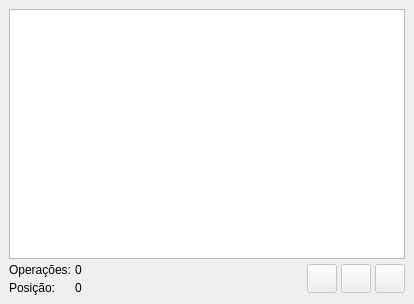
<?xml version="1.0" encoding="UTF-8"?>
<ui version="4.0">
 <class>ListaOperacoesWidget</class>
 <widget class="QDockWidget" name="ListaOperacoesWidget">
  <property name="enabled">
   <bool>true</bool>
  </property>
  <property name="geometry">
   <rect>
    <x>0</x>
    <y>0</y>
    <width>414</width>
    <height>304</height>
   </rect>
  </property>
  <property name="windowIcon">
   <iconset resource="../res/resources.qrc">
    <normaloff>:/icones/icones/pgsqlModeler48x48.png</normaloff>:/icones/icones/pgsqlModeler48x48.png</iconset>
  </property>
  <property name="allowedAreas">
   <set>Qt::AllDockWidgetAreas</set>
  </property>
  <property name="windowTitle">
   <string>Operações Executadas</string>
  </property>
  <widget class="QWidget" name="dockWidgetContents">
   <property name="enabled">
    <bool>true</bool>
   </property>
   <layout class="QGridLayout" name="gridLayout_2">
    <property name="spacing">
     <number>4</number>
    </property>
    <item row="0" column="0" colspan="3">
     <widget class="QTreeWidget" name="operacoes_tw">
      <property name="enabled">
       <bool>true</bool>
      </property>
      <property name="palette">
       <palette>
        <active>
         <colorrole role="Link">
          <brush brushstyle="SolidPattern">
           <color alpha="255">
            <red>0</red>
            <green>170</green>
            <blue>255</blue>
           </color>
          </brush>
         </colorrole>
        </active>
        <inactive>
         <colorrole role="Link">
          <brush brushstyle="SolidPattern">
           <color alpha="255">
            <red>0</red>
            <green>170</green>
            <blue>255</blue>
           </color>
          </brush>
         </colorrole>
        </inactive>
        <disabled>
         <colorrole role="Link">
          <brush brushstyle="SolidPattern">
           <color alpha="255">
            <red>0</red>
            <green>170</green>
            <blue>255</blue>
           </color>
          </brush>
         </colorrole>
        </disabled>
       </palette>
      </property>
      <property name="font">
       <font>
        <pointsize>8</pointsize>
       </font>
      </property>
      <property name="frameShadow">
       <enum>QFrame::Sunken</enum>
      </property>
      <property name="editTriggers">
       <set>QAbstractItemView::NoEditTriggers</set>
      </property>
      <property name="showDropIndicator" stdset="0">
       <bool>true</bool>
      </property>
      <property name="alternatingRowColors">
       <bool>true</bool>
      </property>
      <property name="selectionMode">
       <enum>QAbstractItemView::NoSelection</enum>
      </property>
      <property name="selectionBehavior">
       <enum>QAbstractItemView::SelectItems</enum>
      </property>
      <property name="iconSize">
       <size>
        <width>14</width>
        <height>14</height>
       </size>
      </property>
      <property name="indentation">
       <number>20</number>
      </property>
      <property name="rootIsDecorated">
       <bool>false</bool>
      </property>
      <property name="uniformRowHeights">
       <bool>true</bool>
      </property>
      <property name="itemsExpandable">
       <bool>false</bool>
      </property>
      <property name="allColumnsShowFocus">
       <bool>true</bool>
      </property>
      <property name="headerHidden">
       <bool>true</bool>
      </property>
      <property name="expandsOnDoubleClick">
       <bool>false</bool>
      </property>
      <column>
       <property name="text">
        <string>1</string>
       </property>
      </column>
     </widget>
    </item>
    <item row="1" column="0">
     <layout class="QGridLayout" name="gridLayout">
      <item row="0" column="0">
       <widget class="QLabel" name="operacoes_lb">
        <property name="enabled">
         <bool>true</bool>
        </property>
        <property name="text">
         <string>Operações:</string>
        </property>
       </widget>
      </item>
      <item row="0" column="1">
       <widget class="QLabel" name="num_operacao_lb">
        <property name="enabled">
         <bool>true</bool>
        </property>
        <property name="text">
         <string>0</string>
        </property>
       </widget>
      </item>
      <item row="1" column="0">
       <widget class="QLabel" name="posicao_lb">
        <property name="enabled">
         <bool>true</bool>
        </property>
        <property name="text">
         <string>Posição:</string>
        </property>
       </widget>
      </item>
      <item row="1" column="1">
       <widget class="QLabel" name="num_posicao_lb">
        <property name="enabled">
         <bool>true</bool>
        </property>
        <property name="text">
         <string>0</string>
        </property>
       </widget>
      </item>
     </layout>
    </item>
    <item row="1" column="1">
     <spacer name="horizontalSpacer">
      <property name="orientation">
       <enum>Qt::Horizontal</enum>
      </property>
      <property name="sizeHint" stdset="0">
       <size>
        <width>178</width>
        <height>20</height>
       </size>
      </property>
     </spacer>
    </item>
    <item row="1" column="2">
     <layout class="QHBoxLayout" name="horizontalLayout">
      <item>
       <widget class="QToolButton" name="excluiroperacoes_tb">
        <property name="enabled">
         <bool>false</bool>
        </property>
        <property name="toolTip">
         <string>Excluir histórico de operações</string>
        </property>
        <property name="text">
         <string/>
        </property>
        <property name="icon">
         <iconset resource="../res/resources.qrc">
          <normaloff>:/icones/icones/excluir.png</normaloff>:/icones/icones/excluir.png</iconset>
        </property>
        <property name="iconSize">
         <size>
          <width>22</width>
          <height>22</height>
         </size>
        </property>
        <property name="autoRaise">
         <bool>false</bool>
        </property>
       </widget>
      </item>
      <item>
       <widget class="QToolButton" name="desfazer_tb">
        <property name="enabled">
         <bool>false</bool>
        </property>
        <property name="toolTip">
         <string>Desfazer</string>
        </property>
        <property name="text">
         <string/>
        </property>
        <property name="icon">
         <iconset resource="../res/resources.qrc">
          <normaloff>:/icones/icones/desfazer.png</normaloff>:/icones/icones/desfazer.png</iconset>
        </property>
        <property name="iconSize">
         <size>
          <width>22</width>
          <height>22</height>
         </size>
        </property>
        <property name="autoRaise">
         <bool>false</bool>
        </property>
       </widget>
      </item>
      <item>
       <widget class="QToolButton" name="refazer_tb">
        <property name="enabled">
         <bool>false</bool>
        </property>
        <property name="toolTip">
         <string>Refazer</string>
        </property>
        <property name="text">
         <string/>
        </property>
        <property name="icon">
         <iconset resource="../res/resources.qrc">
          <normaloff>:/icones/icones/refazer.png</normaloff>:/icones/icones/refazer.png</iconset>
        </property>
        <property name="iconSize">
         <size>
          <width>22</width>
          <height>22</height>
         </size>
        </property>
        <property name="autoRaise">
         <bool>false</bool>
        </property>
       </widget>
      </item>
     </layout>
    </item>
   </layout>
  </widget>
 </widget>
 <resources>
  <include location="../res/resources.qrc"/>
 </resources>
 <connections/>
</ui>
